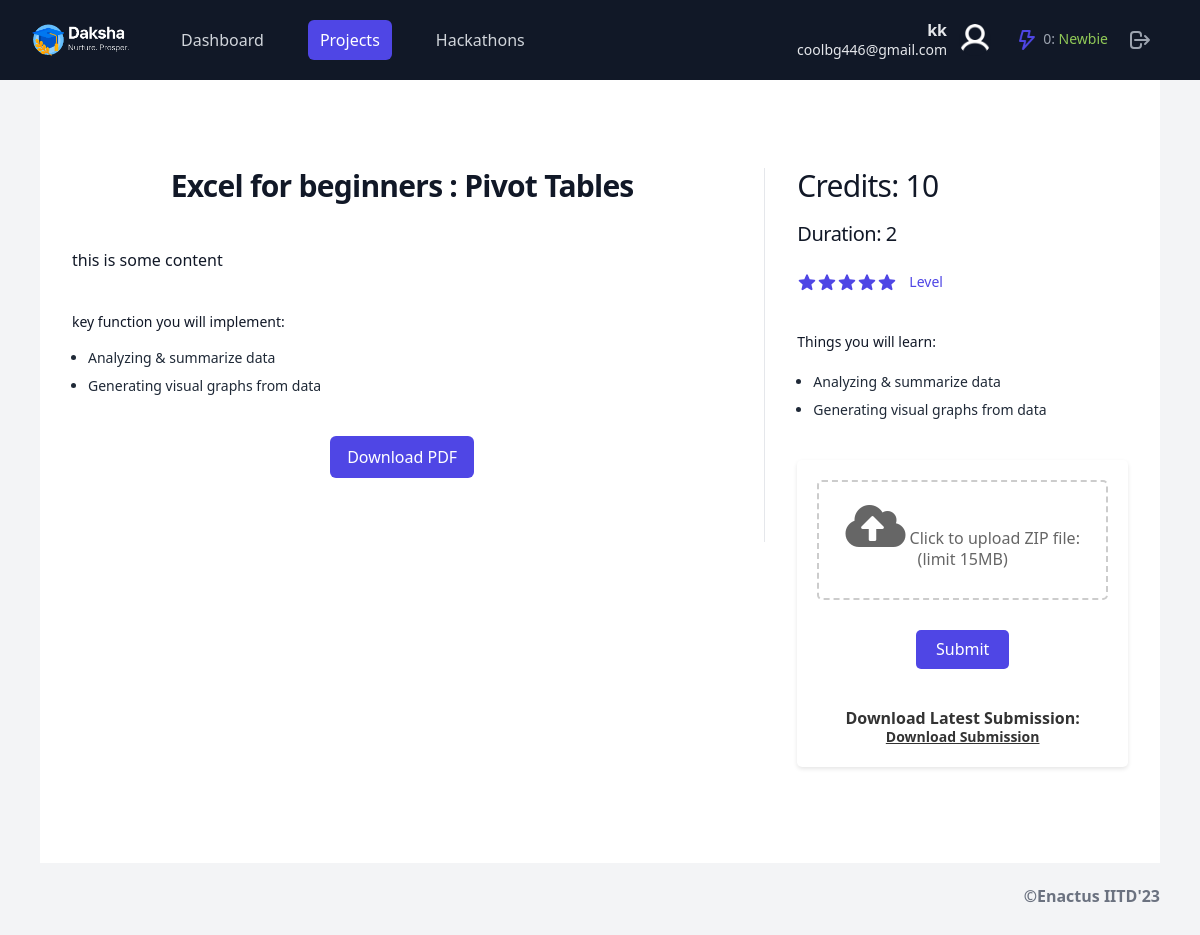
Screenshot of /Excel for beginners : Pivot Tables/view (signed in) with the database file from the repository.
### daksha/models.py (models this page shows, shortened)
class Project(models.Model):
    title = models.CharField(max_length=255, default="Hello")
    duration = models.IntegerField(default=2)
    category = models.CharField(max_length=50, default="Programming")
    level = models.FloatField(default = 0.0)
    tool = models.IntegerField(default = 0)
    skills_req = models.CharField(max_length=255, default="Python Basics")
    credits = models.IntegerField(default=0)
    about_company = models.TextField(default = "")
    content = models.TextField(default = "")
    pdf = models.FileField(upload_to='pdfs/', default = "No pdf")
    logo  = models.ImageField(upload_to = 'images/', default = "Logo")
    image = models.ImageField(upload_to='images/', default = "No image")
    points = models.ManyToManyField(Point, default = list)

class Point(models.Model):
    name = models.CharField(max_length=255, default = "Python")

### daksha/views.py (the view, shortened to what this page needs)
# urls.py: path("<str:title>/view", views.showProject, name = "Show Project"),
@login_required
def showProject(request,title):
    form = SubmissionForm()
    if request.method == 'GET':
        project = Project.objects.filter(title = title)
        if (len(project) == 0):
            return HttpResponseRedirect(reverse("Projects"))
        submission = Submission.objects.filter(project = project[0], user = request.user)
        return render(request, 'daksha/view_project.html',{
            'forms': form,
            'project': project[0],
            'submission': submission[0].files.url,
            'username' : request.user.username,
            'email': request.user.email,
            'credits': credits,
        })

### daksha/templates/daksha/view_project.html (shortened to what this page needs)
{% load static %}
<!DOCTYPE html>
<html lang="en">
    <head>
        <link href="{% static 'daksha/vkar.css' %}" rel="stylesheet" />
        <link rel="stylesheet" href="https://cdnjs.cloudflare.com/ajax/libs/normalize/8.0.1/normalize.min.css" />
        <link rel="stylesheet" href="https://cdnjs.cloudflare.com/ajax/libs/font-awesome/5.15.3/css/all.min.css" />
    </head>
    <body class="flex bg-gray-100 min-h-screen">
        <div class="flex-grow text-gray-800">
            <header class="flex items-center h-20 px-6 sm:px-10 bg-gray-900 fixed top-0 left-0 w-full z-50">
                <div class="relative w-full max-w-md sm:-ml-2">
                    <div class="flex items-center">
                        <div class="flex-shrink-0">
                            <img class="h-8 w-auto" src="{% static 'daksha/assets/main_logo.png' %}" alt="Your Company" />
                        </div>
                        <div class="hidden md:block">
                            <div class="ml-10 flex items-baseline space-x-4 gap-4">
                                <a href="/Dashboard" class="text-gray-300 hover:bg-gray-700 hover:text-white rounded-md px-3 py-2 text-base font-medium">Dashboard</a>
                                <a href="/Projects" class="bg-indigo-600 text-white block px-3 py-2 rounded-md text-base font-medium">Projects</a>
                                <a href="/Hackathons" class="text-gray-300 hover:bg-gray-700 hover:text-white rounded-md px-3 py-2 text-base font-medium">Hackathons</a>
                            </div>
                        </div>
                    </div>
                </div>
                <div class="flex flex-shrink-0 items-center ml-auto justify-center">
                    <button class="hidden sm:inline-flex items-center p-2 rounded-lg">
                        <div class="flex flex-col items-end leading-tight">
                            <span class="font-semibold text-gray-200">{{username}}</span>
                            <span class="text-sm text-gray-200">{{email}}</span>
                        </div>
                        <span class="h-8 w-8 ml-2 sm:ml-3 mr-2 bg-gray-900 rounded-full overflow-hidden">
                            <img src="{% static 'daksha/assets/profile.png' %}" alt="user profile photo" class="h-full w-full object-cover" />
                        </span>
                    </button>
                    <button class="relative p-2 text-gray-400 focus:bg-gray-100 focus:text-gray-600 rounded-full">
                        <img class="h-6 inline-block w-6 rounded-full" src="{% static 'daksha/assets/thunder.png' %}" alt="" />
                        <span class="text-sm">0: <span style="color: rgb(144, 201, 87);">Newbie</span></span>
                    </button>
                    <a href="{% url 'logout' %}">
                        <button class="relative p-2 text-gray-400 hover:bg-gray-100 hover:text-gray-600 focus:bg-gray-100 focus:text-gray-600 rounded-full">
                            <svg aria-hidden="true" fill="none" viewBox="0 0 24 24" stroke="currentColor" class="h-6 w-6">
                                <path stroke-linecap="round" stroke-linejoin="round" stroke-width="2" d="M17 16l4-4m0 0l-4-4m4 4H7m6 4v1a3 3 0 01-3 3H6a3 3 0 01-3-3V7a3 3 0 013-3h4a3 3 0 013 3v1" />
                            </svg>
                        </button>
                    </a>
                </div>
            </header>
            <main class="mt-10 p-6 sm:p-10 space-y-6">
                <section class="pt-0">
                    <div class="bg-white">
                        <div class="pt-6">
                            <div class="mx-auto max-w-2xl px-4 pb-16 pt-10 sm:px-6 lg:grid lg:max-w-7xl lg:grid-cols-3 lg:grid-rows-[auto,auto,1fr] lg:gap-x-8 lg:px-8 lg:pb-24 lg:pt-16">
                                <div class="lg:col-span-2 lg:border-r lg:border-gray-200 lg:pr-8">
                                    <h1 class="text-2xl font-bold tracking-tight text-gray-900 sm:text-3xl">{{project.title}}</h1>
                                </div>
                                <div class="mt-4 lg:row-span-3 lg:mt-0">
                                    <p class="text-3xl tracking-tight text-gray-900">Credits: {{project.credits}}</p>
                                    <p class="text-xl tracking-tight mt-4 text-gray-900">Duration: {{project.duration}}</p>
                                    <div class="mt-6">
                                        <div id="starContainer" class="flex items-center">
                                        </div>
                                    </div>
                                    <form class="mt-10" action="/{{project.title}}/view" method="POST" enctype="multipart/form-data">
                                        <div>
                                            <div class="mt-10">
                                                <h3 class="text-sm font-medium text-gray-900 mb-5">Things you will learn:</h3>
                                                <ul role="list" class="list-disc space-y-2 pl-4 text-sm">
                                                    {% for point in project.points.all %}
                                                    <li>{{ point.name }}</li>
                                                    {% endfor %}
                                                </ul>
                                            </div>
                                        </div>
                                        <div class="mt-10">
                                            <div class="container">
                                                <div class="project-actions">
                                                    <div class="file-upload mb-5">
                                                        <label for="zip-file">
                                                            <i class="fas fa-cloud-upload-alt upload-icon"></i>
                                                            <span class="upload-text">Click to upload ZIP file: (limit 15MB)</span>
                                                        </label>
                                                    </div>
                                                    <button id="submitButton" type="submit">Submit</button>
                                                </div>
                                                {% if submission %}
                                                <div class="latest-submission">
                                                    <p>Download Latest Submission: <a href="{{submission}}" download class="underline text-sm">Download Submission</a></p>
                                                </div>
                                                {% endif %}
                                            </div>
                                        </div>
                                    </form>
                                </div>
                                <div class="py-10 lg:col-span-2 lg:col-start-1 lg:border-r lg:border-gray-200 lg:pb-16 lg:pr-8 lg:pt-6">
                                    <div>
                                        <div class="space-y-6">
                                            <p class="text-base text-gray-900">
                                                {{project.content}}
                                            </p>
                                        </div>
                                    </div>
                                    <div class="mt-10">
                                        <h3 class="text-sm font-medium text-gray-900">key function you will implement:</h3>
                                        <div class="mt-4">
                                            <ul role="list" class="list-disc space-y-2 pl-4 text-sm">
                                                {% for point in project.points.all %}
                                                <li>{{ point.name }}</li>
                                                {% endfor %}
                                            </ul>
                                        </div>
                                    </div>
                                    <div class="mt-10 flex justify-center">
                                        <a href="{{project.pdf.url}}">
                                            <button
                                                class="inline-flex items-center justify-center rounded-md border border-transparent bg-indigo-600 px-4 py-2 text-base font-medium text-white hover:bg-indigo-700 focus:outline-none focus:ring-2 focus:ring-indigo-500 focus:ring-offset-2"
                                            >
                                                Download PDF
                                            </button>
                                        </a>
                                    </div>
                                </div>
                            </div>
                        </div>
                    </div>
                </section>
                <section class="text-right font-semibold text-gray-500">
                    <p>&copy;Enactus IITD'23</p>
                </section>
            </main>
        </div>
    </body>
</html>

### daksha/templates/daksha/view_project.html (style rules this page uses)
.container { max-width: 37.5rem; margin: 0 auto; padding: 1.25rem; background-color: #fff; border-radius: 0.3125rem; box-shadow: 0 0.125rem 0.25rem rgba(0, 0, 0, 0.1); }
h1 { margin-top: 0; margin-bottom: 1.25rem; text-align: center; color: #333; }
.project-actions { margin-bottom: 1.875rem; text-align: center; }
.project-actions button { display: inline-block; padding: 0.625rem 1.25rem; background-color: #4f46e5; color: #fff; border: none; border-radius: 0.3125rem; cursor: pointer; font-size: 1rem; text-decoration: none; margin: 0.625rem; }
.latest-submission { font-weight: bold; text-align: center; color: #333; }
.file-upload { border: 0.125rem dashed #ccc; border-radius: 0.3125rem; padding: 1.25rem; text-align: center; }
.file-upload label { display: block; margin-bottom: 0.625rem; cursor: pointer; }
.file-upload .upload-icon { font-size: 3rem; color: #666; }
.file-upload .upload-text { font-size: 1rem; color: #666; }

### rows the page displays
Project: title "Excel for beginners : Pivot Tables", credits "10", duration "2", content "this is some content"
Point: name "Analyzing & summarize data"
Point: name "Generating visual graphs from data"

### other values shown
{{ username }} "kk"
{{ email }} "coolbg446@gmail.com"
